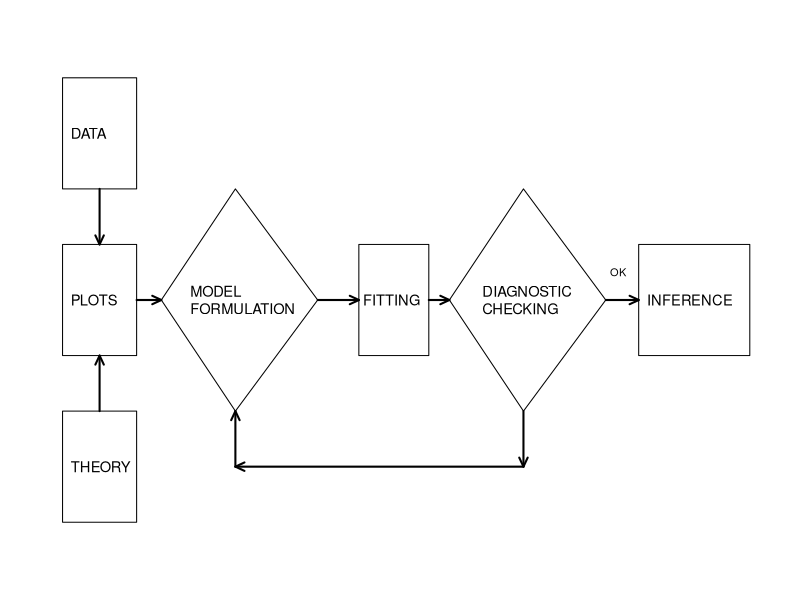

The R script that drew this image: (Note: this script raises an error after producing the figure.)
## ---- chunk 1
# FIGURE 5.1
plot.new()
par(mar=c(0,0,0,0), cex=1.1)
plot.window(xlim=c(0,18),ylim=c(-5,5))

text(1,3,labels="DATA",adj=0, cex=0.8)
text(1,0,labels="PLOTS",adj=0, cex=0.8)
text(1,-3,labels="THEORY",adj=0, cex=0.8)
text(3.9,0,labels="MODEL\nFORMULATION",adj=0, cex=0.8)
text(8.1,0,labels="FITTING",adj=0, cex=0.8)
text(11,0,labels="DIAGNOSTIC\nCHECKING",adj=0, cex=0.8)
text(15,0,labels="INFERENCE",adj=0, cex=0.8)
text(14.1,0.5,labels="OK",adj=0, cex=0.6)

rect(0.8,2.0,2.6,4.0)
arrows(1.7,2.0,1.7,1.0,code=2,lwd=2,angle=25,length=0.10)
rect(0.8,-1.0,2.6,1.0)
arrows(1.7,-2.0,1.7,-1.0,code=2,lwd=2,angle=25,length=0.10)
rect(0.8,-4.0,2.6,-2.0)

arrows(2.6,0,3.2,0,code=2,lwd=2,angle=25,length=0.10)

x <- c(5,7.0,5,3.2)
y <- c(2,0,-2,0)
polygon(x,y)
arrows(7.0,0,8.0,0,code=2,lwd=2,angle=25,length=0.10)

rect(8.0,-1.0,9.7,1.0)
arrows(9.7,0,10.2,0,code=2,lwd=2,angle=25,length=0.10)

x1 <- c(12,14.0,12,10.2)
y1 <- c(2,0,-2,0)
polygon(x1,y1)
arrows(14.0,0,14.8,0,code=2,lwd=2,angle=25,length=0.10)

rect(14.8,-1.0,17.5,1.0)
arrows(12,-2.0,12,-3,code=2,lwd=2,angle=25,length=0.10)
arrows(12,-3.0,5,-3,code=2,lwd=2,angle=25,length=0.10)
arrows(5,-3.0,5,-2,code=2,lwd=2,angle=25,length=0.10)
## ---- chunk 2
# Sixteen Possible Models Table in R
tableout <- 
  data.frame(
    Expression = c("E $y=\\beta_0$", 
                   "E $y=\\beta_0+\\beta_1x_i$", 
                   "E $y = \\beta_0 + \\beta_1 x_i + \\beta_2 x_j$", 
                   "E $y = \\beta_0 + \\beta_1 x_1 + \\beta_2 x_j +\\beta_3x_{k}$", 
                   "E $y = \\beta_0 + \\beta_1 x_1 + \\beta_2 x_2 +\\beta_3 x_3 + \\beta_4 x_4$"),
    Combinations = c("", "$i$ = 1,2,3,4", 
                     "($i,j$) = (1,2),(1,3),(1,4),(2,3),(2,4),(3,4)", 
                     "($i,j,k$) = (1,2,3),(1,2,4),(1,3,4),(2,3,4)", 
                     ""),
    Models = c("1 model with no independent variables", 
               "4 models with one independent variable", 
               "6 models with two independent variables", 
               "4 models with three independent variables", 
               "1 model with all independent variables")
  )

TableGen1(TableData=tableout , 
         TextTitle='Sixteen Possible Models', 
         Align='l',  ColumnSpec=1:2,
         ColWidth = "3cm") %>%
     kableExtra::column_spec(1, width =  "6cm") %>%
     kableExtra::column_spec(c(1,2), border_right = TRUE) %>%
     kableExtra::column_spec(3, width =  "7cm")

## ---- chunk 3

liquidity <- read.csv("CSVData/Liquidity.csv", header=TRUE)
varLiquid <- c("AVGT", "NTRAN", "PRICE", "SHARE", "VALUE", "DEBEQ", "VOLUME")
liquidMat <- data.frame(liquidity[varLiquid])
names(liquidMat)[names(liquidMat) == "DEBEQ"] <- "DEB_EQ"
liquidMat1 <- liquidMat[,c(7,1:6)]

#  TABLE 5.2 SUMMARY STATISTICS
BookSummStats <- function(Xymat){
meanSummary <- sapply(Xymat, mean,  na.rm=TRUE) 
sdSummary   <- sapply(Xymat, sd,    na.rm=TRUE) 
minSummary  <- sapply(Xymat, min,   na.rm=TRUE) 
maxSummary  <- sapply(Xymat, max,   na.rm=TRUE) 
medSummary  <- sapply(Xymat, median,na.rm=TRUE) 
tableMat  <- cbind(meanSummary, medSummary, sdSummary, minSummary, maxSummary)
return(tableMat)
}
tableMat  <- BookSummStats(liquidMat1)

colnames(tableMat)  <- c("Mean" , "Median" , "Standard Deviation" , 
                         "Minimum" , "Maximum")
rownames(tableMat)  <- varLiquid[c(7,1:6)]
tableMat <- round(tableMat, digits = 3)
tableMat[3,] <- round(tableMat[3,], digits = 0) 
tableMat[4:5,] <- round(tableMat[4:5,], digits = 2)

TableGen1(TableData=tableMat, 
         TextTitle='Summary Statistics of the Stock Liquidity Variables', 
         Align='r', Digits=3, ColumnSpec=1:5,
         ColWidth = ColWidth5) 
## ---- chunk 4

liquidity <- read.csv("CSVData/Liquidity.csv", header=TRUE)
varLiquid <- c("AVGT", "NTRAN", "PRICE", "SHARE", "VALUE", "DEBEQ", "VOLUME")
liquidMat <- data.frame(liquidity[varLiquid])
names(liquidMat)[names(liquidMat) == "DEBEQ"] <- "DEB_EQ"

cor_matrix <- cor(liquidMat)
rownames(cor_matrix) <- colnames(cor_matrix) <- c("AVGT", "NTRAN", "PRICE", "SHARE", "VALUE", "DEB_EQ", "VOLUME")

TableGen1(TableData=cor_matrix, 
         TextTitle='Correlation Matrix of the Stock Liquidity', 
         Align='r', Digits=3, ColumnSpec=1:6,
         ColWidth = ColWidth6) 

## ---- chunk 5
#  FIGURE 5.2
pairs(liquidMat, upper.panel=NULL, cex=1.5, xaxt="n", yaxt="n", pch=".", gap=0, cex.labels=0.8)

## ---- chunk 6

resid_corr1 <- data.frame(
  Variable = c("AVGT", "PRICE", "SHARE", "VALUE", "DEB_EQ"),
  RESID = c(-0.155, -0.017, 0.055, 0.007, 0.078)
)

kable(t(resid_corr1), caption = "First Table of Correlations") %>%
  kable_styling(latex_options = c("scale_down"))
## ---- chunk 7

#  FIGURE 5.3
model2 <- lm(VOLUME ~ AVGT + NTRAN, data=liquidMat)

op <- par(no.readonly = TRUE)
layout(matrix(c(1,2,3,4,5,6,7,8,9,10), byrow=TRUE, ncol=5))
par("oma"=c(3,3,3,3), "mai"=c(0,0,0.1,0), cex=0.8)

plot.new()
hist(liquidMat$PRICE, breaks=18, main="PRICE", xaxt="n", yaxt="n", xlab="", ylab="", cex.main = 1, font.main= 1)
hist(liquidMat$SHARE, breaks=12, main="SHARE", xaxt="n", yaxt="n", xlab="", ylab="", cex.main = 1, font.main= 1)
hist(liquidMat$VALUE, breaks=12, main="VALUE", xaxt="n", yaxt="n", xlab="", ylab="", cex.main = 1, font.main= 1)
hist(liquidMat$DEB_EQ, breaks=12, main="DEB_EQ", xaxt="n", yaxt="n", xlab="", ylab="", cex.main = 1, font.main= 1)
hist(model2$residuals, breaks=20, main="Residuals", xaxt="n", yaxt="n", xlab="", ylab="", cex.main = 1, font.main= 1)

plot(liquidMat$PRICE, model2$residuals, xaxt="n", yaxt="n", xlab="", ylab="")
plot(liquidMat$SHARE, model2$residuals, xaxt="n", yaxt="n", xlab="", ylab="")
plot(liquidMat$VALUE, model2$residuals, xaxt="n", yaxt="n", xlab="", ylab="")
plot(liquidMat$DEB_EQ, model2$residuals, xaxt="n", yaxt="n", xlab="", ylab="")
## ---- chunk 8
resid_corr2 <- data.frame(
  Variable = c("PRICE", "SHARE", "VALUE", "DEB_EQ"),
  RESID = c(-0.015, 0.096, 0.071, 0.089)
)

kable(resid_corr2, caption = "Second Table of Correlations") %>%
  kable_styling(latex_options = c("scale_down"))
## ---- chunk 9
#  FIGURE 5.4
library(cluster)
library(MASS)

par(mar=c(3.2,5.4,.2,.2))
plot(1,5,type="p",pch=19,cex=1.5,xlab="",ylab="",cex.lab=1.5,xaxt="n",yaxt="n",xlim=c(-3,5),ylim=c(-12,12))
mtext(expression(x[2]), side=1,line=2, cex=2.0)
mtext(expression(x[1]), side=2, line=2, las=2, cex=2.0)
arrows(1.5,5,4,5,code=1,lwd=2,angle=15,length=0.25)
xycov <- matrix(c(2, -5, -5, 20), nrow=2, ncol=2)
xyloc <- matrix(c(0, 0), nrow=1, ncol=2)
polygon(ellipsoidPoints(xycov, d2 = 2, loc=xyloc), col="black")
## ---- chunk 10
 table.out <- data.frame(
  Observation = c("A", "B", "C"),
  `Standardized residual` = c("4.00", "0.77", "-4.01"),
  Leverage = c("0.067", "0.550", "0.550"),
  `Cook's distance` = c("0.577", "0.363", "9.832")
)
colnames(table.out) <- c("Observation", "Standardized Residual", "Leverage", "Cook's Distance")
TableGen1(TableData=table.out, 
         TextTitle='Measures of Three Types of Unusual Points', 
         Align='cccc', Digits=3, ColumnSpec=1:3,
         ColWidth = ColWidth5)

## ---- chunk 11
# Table with statistics from the regression
table.out <- data.frame(
  x_j = c("PRICE", "SHARE", "VALUE"),
  s_xj = c(21.37, 115.1, 8.157),
  b_j = c(-0.022, 0.054, 0.313),
  se_bj = c(0.035, 0.010, 0.162),
  t_bj = c(-0.63, 5.19, 1.94),
  VIF_j = c(1.5, 3.8, 4.7)
)
colnames(table.out)  <- c("$x_j$","$s_{x_j}$","$b_j$","$se(b_j)$","$t(b_j)$","$VIF_j$")

TableGen1(TableData=table.out, 
         TextTitle='Statistics from a regression of VOLUME on PRICE, SHARE and VALUE', 
         Align='lrrrrrr', Digits=3, ColumnSpec=1:5,
         ColWidth = ColWidth5) 
## ---- chunk 12
# FIGURE 5.5
x <- seq(0, 80, length=81)
y <- -(x - 60)^2 + 2000

par(mar=c(3.2, 5.4, .2, .2))
plot(x, y, type="l", xlim=c(15, 90), ylim=c(-1500, 2500), xaxt="n",
     yaxt="n", xlab="", ylab="", cex.lab=1.5)
mtext(expression(x[2]), side=1, line=2, cex=2)
mtext(expression(x[1]), side=2, line=2, las=1, cex=2)
points(20, 400, pch=1, cex=2)
points(22, 556, pch=1, cex=2)
points(35, 1375, pch=1, cex=2)
points(37, 1471, pch=1, cex=2)
points(39, 1559, pch=1, cex=2)
points(45, 1775, pch=1, cex=2)
## ---- chunk 13
#  FIGURE 5.6

Random.seed <- 1:15
x <- runif(15, min=0, max=1)
y <- runif(15, min=-0.1, max=0.1) + 1 - x
par(mar=c(3.2, 4.4, .2, .2))
plot(x, y, type="p", pch=1, cex=1.5, xlim=c(0, 1.2),
     ylim=c(-0.1, 1.4), xaxt="n", yaxt="n", xlab="", ylab="", cex.lab=1)
mtext(expression(x[2]), side=1, line=2, cex=1.4)
mtext(expression(x[1]), side=2, line=2, cex=1.4, las=1)
points(0.8, 1, pch=1, cex=1.5)
arrows(0.55, 1.1, 0.75, 1.02, code=2, lwd=2, angle=5, length=0.15)
text(0.6, 1.2, "HIGH LEVERAGE, COLLINEARITY\nMASKING POINT", cex=1.0)
## ---- chunk 14

#  FIGURE 5.7

Random.seed <- 1:15
x <- runif(18, min=0, max=1.2)
y <- runif(18, min=0, max=1.2)
par(mar=c(3.2, 4.4, .2, .2))
plot(x, y, type="p", pch=1, cex=1.5, xlim=c(0, 3),
     ylim=c(0, 3), xaxt="n", yaxt="n", xlab="", ylab="", cex.lab=1)
mtext(expression(x[2]), side=1, line=2, cex=1.4)
mtext(expression(x[1]), side=2, line=2, cex=1.4, las=1)
points(2, 2, pch=1, cex=1.5)
arrows(1.4, 2.25, 1.9, 2.05, code=2, lwd=2, angle=5, length=0.15)
text(1.5, 2.5, "HIGH LEVERAGE, COLLINEARITY\nCREATING POINT", cex=1.0)
## ---- chunk 15

#  FIGURE 5.8
library(MASS)
Sigma <- matrix(c(1, 0.972, 0.188, 0.972, 1, -0.022, 0.188, -0.022, 1), 3, 3)
.Random.seed <- 1:40
x1x2y <- mvrnorm(n=40, rep(0, 3), Sigma, empirical=TRUE)

pairs(x1x2y, upper.panel=NULL, xaxt="n", yaxt="n",
     labels=expression(x[1], x[2], y), pch=1, gap=0, cex.labels=1.5)

## ---- chunk 16

table.out <- data.frame(
  row1 = c("","$x_1$","$x_2$"),
  row2 = c("$x_2$",0.972, ""),
  row3 = c("$y$", 0.188, -0.022)
)
colnames(table.out)  <- NULL
rownames(table.out) <- NULL

TableGen1(TableData=table.out, 
         TextTitle='Correlation Matrix for the Suppressor Example', 
         Align='c', Digits=3, ColumnSpec=1:2) 
## ---- chunk 17

#  FIGURE 5.9

op <- par(no.readonly = TRUE)
par(mai=c(0,0.1,0,0))
plot.new()
plot.window(xlim=c(0,18),ylim=c(-10,10))
rect(1,-1.2,14,1.2)
rect(7,4,15,8)
rect(1,-8,6,-4)
x <- seq(1.5,9,length=6)
y <- rep(0,6)
text(x,y,labels=c(1:6),cex=1.5)
x1 <- seq(10.5,11.5,length=3)
y1 <- rep(0,3)
text(x1,y1,labels=rep(".",3),cex=3)
text(13,0,labels="n",cex=1.5)

text(15,0,labels="ORIGINAL\nSAMPLE\nSIZE n",adj=0)
text(7.5,6,labels="MODEL DEVELOPMENT\nSUBSAMPLE SIZE",adj=0)
text(11.1,5.3, expression(n[1]), adj=0, cex=1.1)
text(1.4,-6,labels="VALIDATION\nSUBSAMPLE\nSIZE",adj=0)
text(2.4,-7.2,expression(n[2]),adj=0, cex=1.1)

arrows(1.8,0.8,8.3,3.9,code=2,lwd=2,angle=15,length=0.2)
arrows(4.8,0.8,9,3.8,code=2,lwd=2,angle=15,length=0.2)
arrows(9.1,0.9,9.5,3.8,code=2,lwd=2,angle=15,length=0.2)
arrows(12.8,0.8,10,3.8,code=2,lwd=2,angle=15,length=0.2)
arrows(2.9,-0.9,2.5,-3.8,code=2,lwd=2,angle=15,length=0.2)
arrows(5.9,-0.9,3.1,-3.8,code=2,lwd=2,angle=15,length=0.2)
arrows(7.4,-0.9,3.5,-3.8,code=2,lwd=2,angle=15,length=0.2)
## ---- chunk 18

#  FIGURE 5.10

x <- seq(5, 28, length=24)
y <- 0.5 * x - 3
par(mar=c(3.2, 4.4, .2, .2))
plot(0, 0, type="l", xlim=c(8, 30), ylim=c(0.5, 13),
     xlab="", ylab="", xaxt="n", yaxt="n", cex.lab=1.5)
mtext("x", side=1, line=2, cex=1.4)
mtext("y", side=2, line=2, las=1, cex=1.4)
error <- matrix(c(1, 0.1, 2, 0.3, 2.5, 0.4, 3, 0.65, 3.8, 0.8, 4, 1, 
                   4.5, 1, 5, 1.2, 5.5, 1.3, 6, 1.5, 6.5, 1.6, 7, 1.65, 
                   8, 2.2, 8.5, 2.7, 9, 3, 9, -3, 8.5, -2.6, 7.5, -2.2, 
                   7, -2.1, 6.5, -1.7, 6, -1.6, 5.6, -1.5, 5, -1.2, 4.6, 
                   -1, 4, -0.9, 3.5, -0.6, 3, -0.5, 2.8, -0.3, 2, -0.2, 
                   1, -0.1), ncol=2, byrow=TRUE)
xycor <- cbind((error[, 1] + 3) * 2, error[, 1] + error[, 2])
polygon(xycor, col="grey")
lines(x, y)
## ---- chunk 19

#  FIGURE 5.11

x <- seq(0, 10, length=11)
y <- seq(0, 0, length=11)
par(mar=c(3.2, 4.4, .2, .2))
plot(0, 0, type="l", xlim=c(1.2, 12), ylim=c(-6, 6),
     xlab="", ylab="",
     xaxt="n", yaxt="n", cex.lab=1.2)
mtext(expression(e), las=1, side=2, line=2, cex=1.4)
mtext(expression(hat(y)), side=1, line=2, cex=1.4)
error <- matrix(c(1, 0.1, 2, 0.3, 2.5, 0.4, 3, 0.65, 3.8, 0.8, 4, 1, 
                   4.5, 1, 5, 1.2, 5.5, 1.3, 6, 1.5, 6.5, 1.6, 7, 1.65, 
                   8, 2.2, 8.5, 2.7, 9, 3, 9, -3, 8.5, -2.6, 7.5, -2.2, 
                   7, -2.1, 6.5, -1.7, 6, -1.6, 5.6, -1.5, 5, -1.2, 4.6, 
                   -1, 4, -0.9, 3.5, -0.6, 3, -0.5, 2.8, -0.3, 2, -0.2, 
                   1, -0.1), ncol=2, byrow=TRUE)
polygon(error, col="grey")
lines(x, y)
